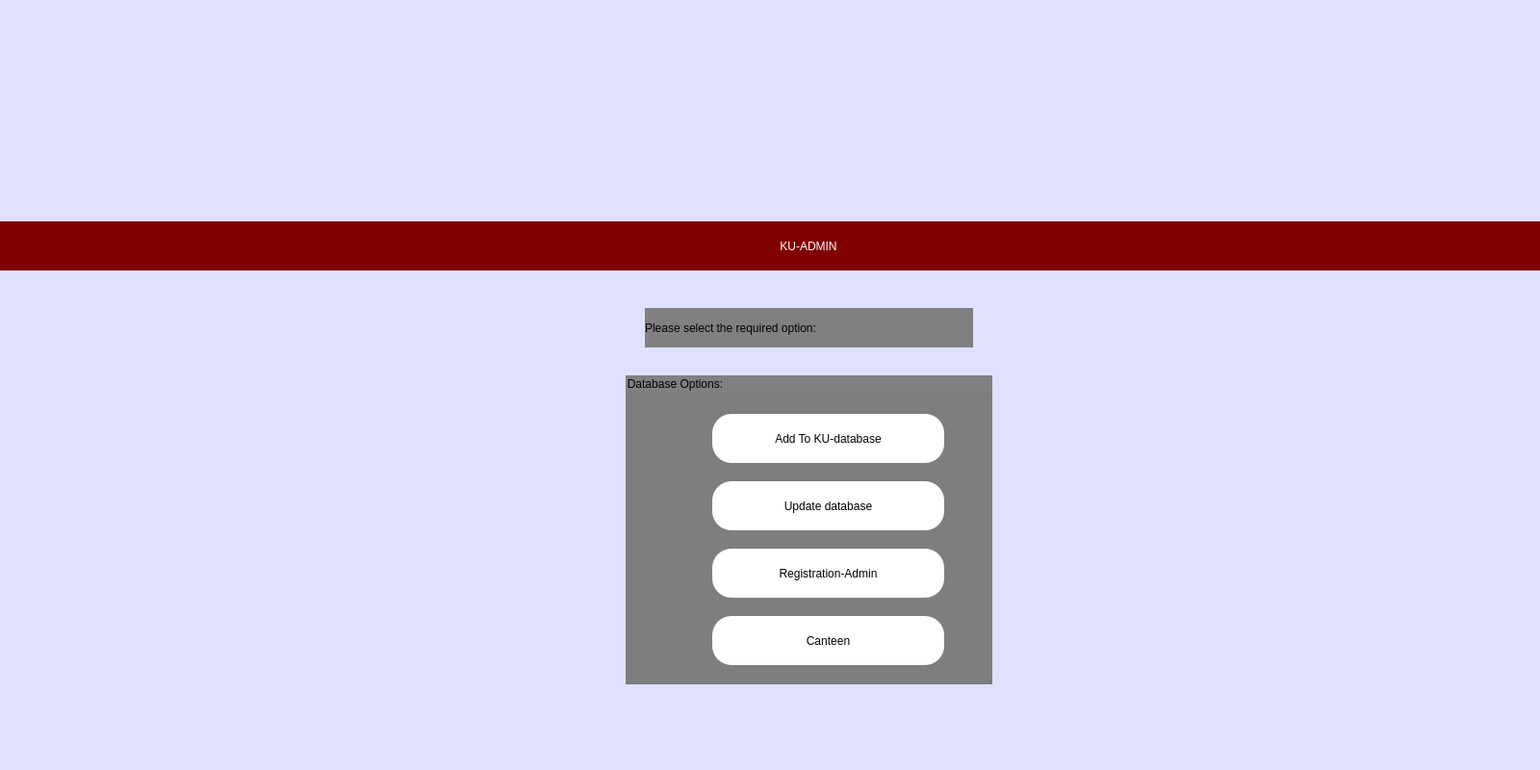
<?xml version="1.0" encoding="UTF-8"?>
<ui version="4.0">
 <class>Mainpage</class>
 <widget class="QMainWindow" name="Mainpage">
  <property name="geometry">
   <rect>
    <x>0</x>
    <y>0</y>
    <width>1600</width>
    <height>800</height>
   </rect>
  </property>
  <property name="windowTitle">
   <string>iCardSIS</string>
  </property>
  <property name="windowIcon">
   <iconset resource="resource.qrc">
    <normaloff>:/image/images/2.jpg</normaloff>:/image/images/2.jpg</iconset>
  </property>
  <property name="styleSheet">
   <string notr="true">background-color: rgb(224, 225, 255);</string>
  </property>
  <widget class="QWidget" name="centralwidget">
   <widget class="QLabel" name="label">
    <property name="geometry">
     <rect>
      <x>750</x>
      <y>20</y>
      <width>190</width>
      <height>190</height>
     </rect>
    </property>
    <property name="text">
     <string/>
    </property>
    <property name="pixmap">
     <pixmap resource="resource.qrc">:/image/images/4.jpg</pixmap>
    </property>
    <property name="scaledContents">
     <bool>true</bool>
    </property>
   </widget>
   <widget class="QPushButton" name="pushButton_transferbalance">
    <property name="geometry">
     <rect>
      <x>750</x>
      <y>800</y>
      <width>211</width>
      <height>41</height>
     </rect>
    </property>
    <property name="styleSheet">
     <string notr="true">QPushButton{color: black;

border-radius: 20px;
font: 700 16pt Times New Roman;
background-color: white

}
QPushButton:pressed{background-color: rgb(170, 0, 0);}</string>
    </property>
    <property name="text">
     <string>Transfer Balance</string>
    </property>
   </widget>
   <widget class="QLabel" name="label_2">
    <property name="geometry">
     <rect>
      <x>-60</x>
      <y>230</y>
      <width>1800</width>
      <height>51</height>
     </rect>
    </property>
    <property name="styleSheet">
     <string notr="true">font: 700 16pt Times New Roman;
color:white;
background-color: maroon</string>
    </property>
    <property name="text">
     <string>KU-ADMIN</string>
    </property>
    <property name="alignment">
     <set>Qt::AlignCenter</set>
    </property>
   </widget>
   <widget class="QGroupBox" name="groupBox">
    <property name="geometry">
     <rect>
      <x>650</x>
      <y>390</y>
      <width>381</width>
      <height>321</height>
     </rect>
    </property>
    <property name="styleSheet">
     <string notr="true">background-color: grey;
font: 700 14pt &quot;Times New Roman&quot;;
color:black</string>
    </property>
    <property name="title">
     <string>Database Options:</string>
    </property>
    <widget class="QPushButton" name="pushButton_add">
     <property name="geometry">
      <rect>
       <x>90</x>
       <y>40</y>
       <width>241</width>
       <height>51</height>
      </rect>
     </property>
     <property name="styleSheet">
      <string notr="true">QPushButton{color: black;

border-radius: 20px;
font: 700 13pt Times New Roman;
background-color: white

}
QPushButton:pressed{background-color: rgb(170, 0, 0);}</string>
     </property>
     <property name="text">
      <string>Add To KU-database</string>
     </property>
    </widget>
    <widget class="QPushButton" name="pushButton_up">
     <property name="geometry">
      <rect>
       <x>90</x>
       <y>110</y>
       <width>241</width>
       <height>51</height>
      </rect>
     </property>
     <property name="styleSheet">
      <string notr="true">QPushButton{color: black;

border-radius: 20px;
font: 700 13pt Times New Roman;
background-color: white

}
QPushButton:pressed{background-color: rgb(170, 0, 0);}</string>
     </property>
     <property name="text">
      <string>Update database</string>
     </property>
    </widget>
    <widget class="QPushButton" name="pushButton_reg">
     <property name="geometry">
      <rect>
       <x>90</x>
       <y>180</y>
       <width>241</width>
       <height>51</height>
      </rect>
     </property>
     <property name="styleSheet">
      <string notr="true">QPushButton{color: black;

border-radius: 20px;
font: 700 13pt Times New Roman;
background-color: white

}
QPushButton:pressed{background-color: rgb(170, 0, 0);}</string>
     </property>
     <property name="text">
      <string>Registration-Admin</string>
     </property>
    </widget>
    <widget class="QPushButton" name="pushButton_canteen">
     <property name="geometry">
      <rect>
       <x>90</x>
       <y>250</y>
       <width>241</width>
       <height>51</height>
      </rect>
     </property>
     <property name="styleSheet">
      <string notr="true">QPushButton{color: black;

border-radius: 20px;
font: 700 13pt Times New Roman;
background-color: white

}
QPushButton:pressed{background-color: rgb(170, 0, 0);}</string>
     </property>
     <property name="text">
      <string>Canteen</string>
     </property>
    </widget>
   </widget>
   <widget class="QLabel" name="label_3">
    <property name="geometry">
     <rect>
      <x>670</x>
      <y>320</y>
      <width>341</width>
      <height>41</height>
     </rect>
    </property>
    <property name="styleSheet">
     <string notr="true">background-color: grey;
font: 700 14pt &quot;Times New Roman&quot;;</string>
    </property>
    <property name="text">
     <string>Please select the required option:</string>
    </property>
   </widget>
  </widget>
 </widget>
 <resources>
  <include location="resource.qrc"/>
 </resources>
 <connections/>
</ui>
